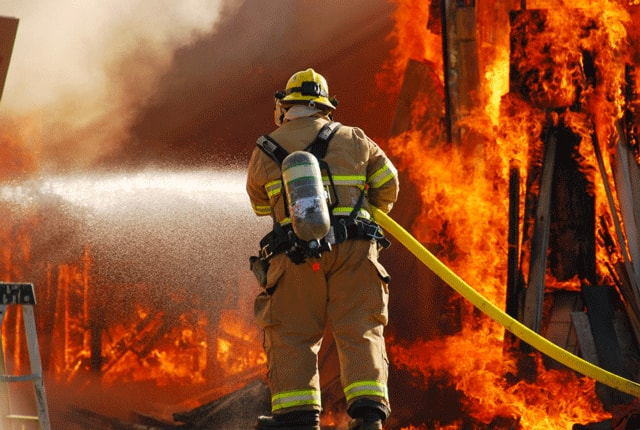
%> input picture data/firefighter.jpg, 640 x 430 px
$ octave --eval "YCbCrFigure(imread('data/firefighter.jpg'));"   (GNU Octave 9; MATLAB toolbox functions it lacks are replaced by stand-ins)
%> lines starting %> are read from the running program, lines starting %| are printed output that depends on the picture
function [] = YCbCrFigure(rgbIm)
%YCBCRCHANNELSFIGURE Show original image and values for YCbCr channels in
%figure
%   Input is an rgb image matrix

    ycbcr = rgb2ycbcr(rgbIm);
%> ycbcr: size 430x640x3 uint8; mean of channels 1, 2, 3 97.3, 103.5, 157.9
    figure;
    subplot(2,2,1);
    imshow(rgbIm);

    subplot(2,2,2);
    imshow(ycbcr(:,:,1));
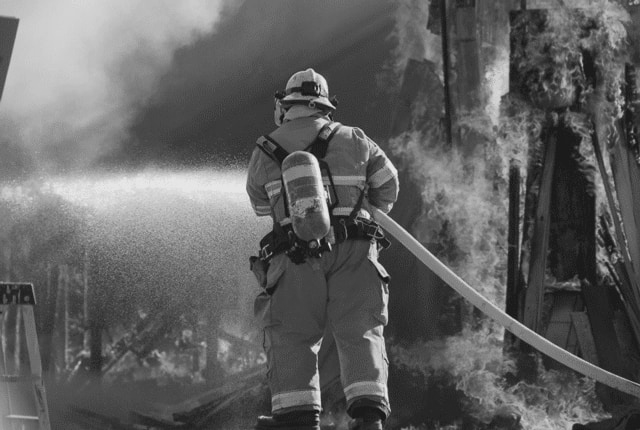
%> displayed picture: size 430x640, on the screen's scale of 0 to 255; min 17, max 235, mean 97.3

    subplot(2,2,3);
    imshow(ycbcr(:,:,2));
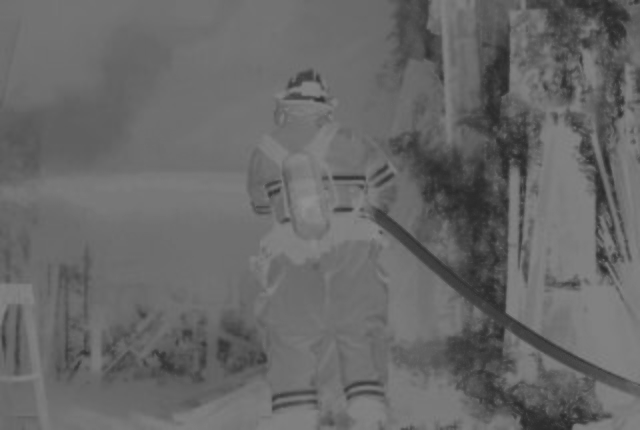
%> displayed picture: size 430x640, on the screen's scale of 0 to 255; min 41, max 144, mean 103.5

    subplot(2,2,4);
    imshow(ycbcr(:,:,3));
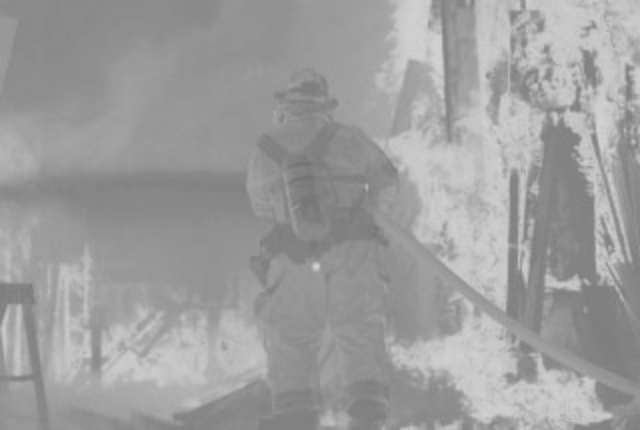
%> displayed picture: size 430x640, on the screen's scale of 0 to 255; min 113, max 211, mean 157.9

end
